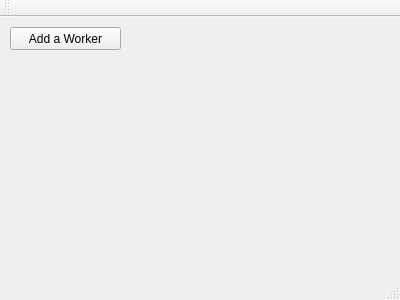
<?xml version="1.0" encoding="UTF-8"?>
<ui version="4.0">
 <class>MainWindow</class>
 <widget class="QMainWindow" name="MainWindow">
  <property name="geometry">
   <rect>
    <x>0</x>
    <y>0</y>
    <width>400</width>
    <height>300</height>
   </rect>
  </property>
  <property name="windowTitle">
   <string>MainWindow</string>
  </property>
  <widget class="QWidget" name="centralWidget">
   <widget class="QPushButton" name="pushButton">
    <property name="geometry">
     <rect>
      <x>10</x>
      <y>10</y>
      <width>111</width>
      <height>23</height>
     </rect>
    </property>
    <property name="text">
     <string>Add a Worker</string>
    </property>
   </widget>
  </widget>
  <widget class="QMenuBar" name="menuBar">
   <property name="geometry">
    <rect>
     <x>0</x>
     <y>0</y>
     <width>400</width>
     <height>20</height>
    </rect>
   </property>
  </widget>
  <widget class="QToolBar" name="mainToolBar">
   <attribute name="toolBarArea">
    <enum>TopToolBarArea</enum>
   </attribute>
   <attribute name="toolBarBreak">
    <bool>false</bool>
   </attribute>
  </widget>
  <widget class="QStatusBar" name="statusBar"/>
 </widget>
 <layoutdefault spacing="6" margin="11"/>
 <resources/>
 <connections/>
</ui>
